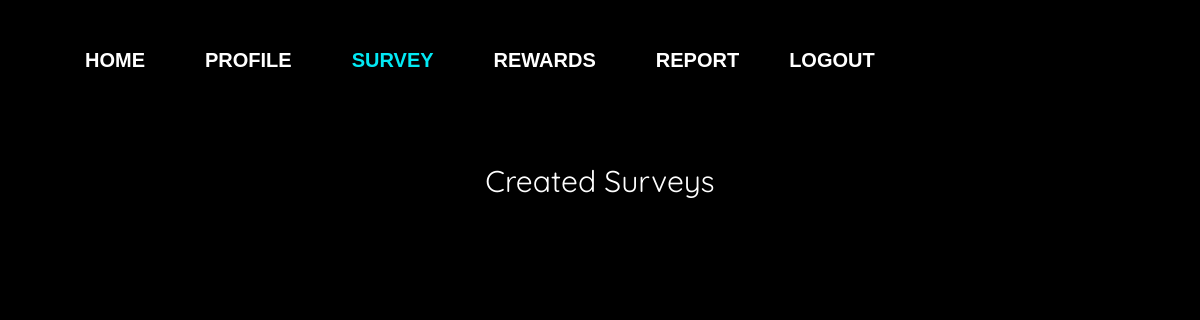
/tracksurvey/ (signed in), run on an earlier commit of the app's database.
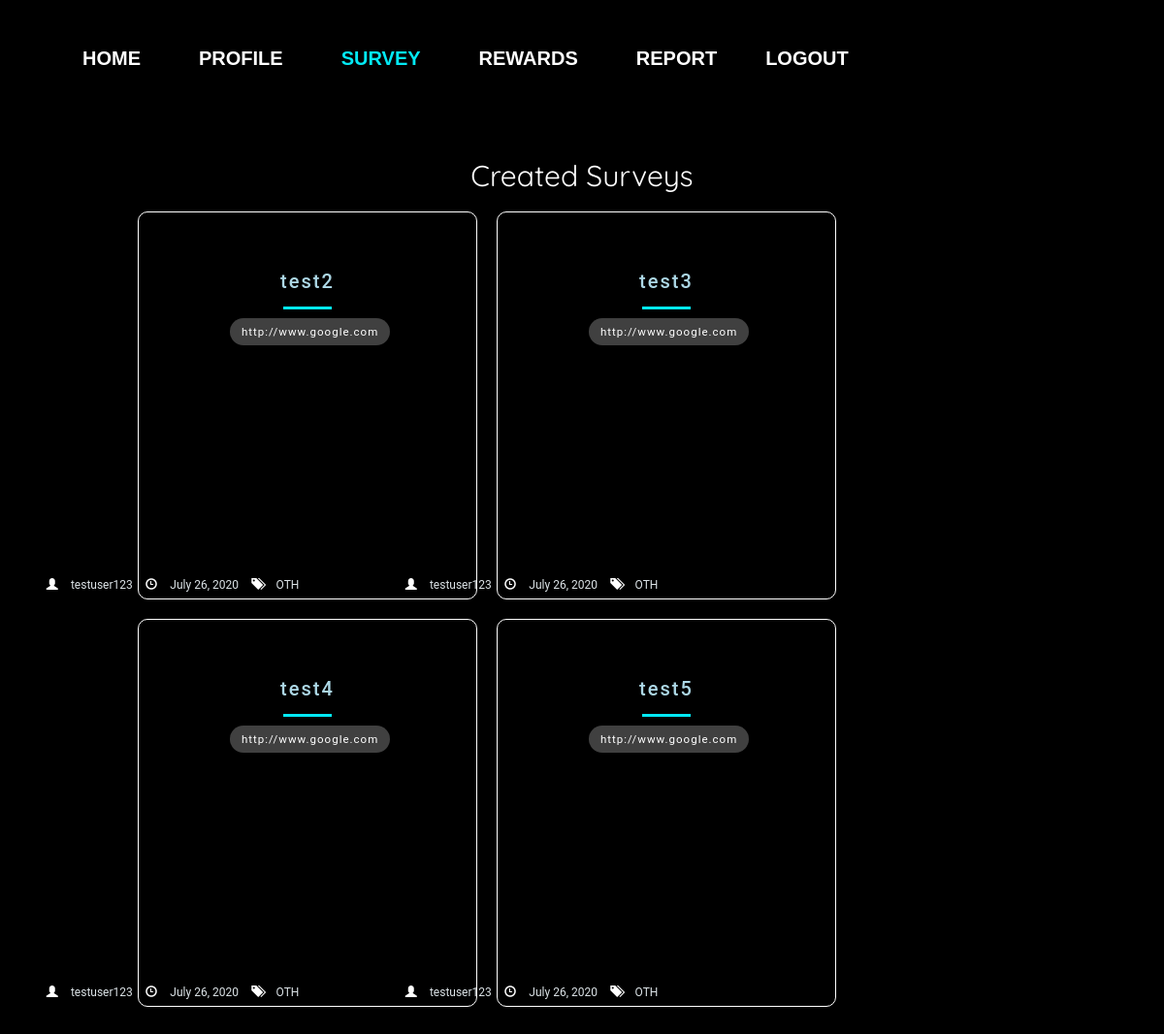
And on a later commit of the database.
### survey/models.py (models this page shows, shortened)
class UploadSurvey(models.Model):
    user = models.ForeignKey(to=User, null=True, on_delete=models.SET_NULL,blank=True)
    uploadDate = models.DateField(default=timezone.now)
    surveytitle = models.CharField('Survey Title', max_length=100)
    surveylink = models.URLField('Survey Link', max_length=200)
    surveydescription = models.CharField('Survey Description',
        max_length=5000,
        help_text="Include your survey dscription here!")
    surveycategory_choices = [
    ('EDN','Education'),
    ('HTC','Healthcare'),
    ('LFS','Lifestyle'),
    ('NUS','NUS-Related'),
    ('OTH','Others')]
    surveycategory = models.CharField('Survey Category',choices=surveycategory_choices, max_length=100, default='OTH')
    gender_filter=models.ManyToManyField(GenderFilter,blank=True)
    singaporean_filter=models.ManyToManyField(SingaporeanFilter, blank=True)
    faculty_filter=models.ManyToManyField(FacultyFilter,blank=True)
    year_filter=models.ManyToManyField(YearFilter,blank=True)
    residential_filter=models.ManyToManyField(ResidentialFilter, blank=True)

### survey/views.py (the view)
# urls.py: path('tracksurvey/', survey_views.tracksurvey_view , name='tracksurvey'),
@login_required
def tracksurvey_view(request):
    context = {
        'displayedsurveys': UploadSurvey.objects.filter(user=request.user)
    }
    return render(request, 'survey/tracksurvey.html', context)

### survey/templates/survey/tracksurvey.html (shortened to what this page needs)
{% extends "survey/base.html" %}
{% load static %}
{% block css %}
<link rel="stylesheet" type="text/css" href="{% static 'survey/tracksurvey.css'%}">
{% endblock %}
{% block navbar %}
<div class="nav_box">
<header class="navbarheader">
<div class=nav>
  <ul class=navbarlist>
    <a href="{% url 'survey:dashboard' %}" role="button">Home</a>
    <a href="{% url 'accounts:profile' %}" role="button">Profile</a>
    <a href="{% url 'survey:survey' %}" role="button" class="active">Survey</a>
    <a href="{% url 'survey:shoprewards' %}" role="button" >Rewards</a>
    <a href="{% url 'survey:report' %}" role="button">Report</a>
    <a href="{% url 'logout' %}" id="logout">Logout</a>
  </ul>
</div>
</header>
</div>
{% endblock %}
{% block body_block %}
{% load widget_tweaks %}
<div class="main">
    <h1> Created Surveys </h1>
    <ul class="cards">
        {% for survey in displayedsurveys %}
        <li class="cards_item">
        <div class="blog-card">
            <div class="title-content">
              <h3>
                <a href="{% url 'survey:tracksurvey-detail' survey.id %}" style="color:lightblue"> {{survey.surveytitle}} </a>
            </h3>
              <hr />
              <div class="intro">
                <a href="{{survey.surveylink}}" class="surveylinkbutton"> {{survey.surveylink}} </a>
              </div>
            </div>
            <div>
              <ul class="utility-list">
                <span class="glyphicon glyphicon-user" aria-hidden="true" style="color:white"> </span>
                <li class="user">{{survey.user}}</li>
                <span class="glyphicon glyphicon-time" aria-hidden="true" style="color:white"> </span>
                <li class="date">{{survey.uploadDate}}</li>
                <span class="glyphicon glyphicon-tags" aria-hidden="true" style="color:white"> </span>
                <li class="tags">{{survey.surveycategory}}</li>
              </ul>
            </div>
            <div class="color-overlay"></div>
          </div>
      </li>
      {% endfor %}
    </ul>
</div>
{% endblock %}

### survey/templates/survey/base.html (shortened to what this page needs)
{%load static%}
<!DOCTYPE html>
<html>
  <head>
    <link rel="stylesheet" href="https://maxcdn.bootstrapcdn.com/bootstrap/3.3.7/css/bootstrap.min.css">
    <link rel="stylesheet" type="text/css" href="{% static 'survey/base.css' %}">
    <link rel="stylesheet" type="text/css" href="{% static 'survey/nav.css' %}">
    {% block css %}
    {% endblock %}
  </head>
  {% block navbar %}
  {% endblock %}
  <br></br>
  <br></br>
  <br></br>
  <body>
    {% block body_block %}
    {% endblock %}
  </body>
</html>

### survey/static/survey/base.css (style rules this page uses)
html { height: 100%; }
body { background: #000000; margin: auto; font-family: "Trebuchet MS", monospace; }
div { padding:5px; }

### survey/static/survey/nav.css (style rules this page uses)
.navbarheader { color: white; display: flex; align-items: center; justify-content: center; overflow: hidden; display: flex; align-items: center; justify-content: center; flex-direction: row; height:100px; position:fixed; }
.navbarlist { display: flex; list-style-type: none; }
.navbarlist a { margin: 10px 30px; position: relative; color: white; font-family: 'Oswald', sans-serif; font-size: 20px; font-weight: bold; text-transform: uppercase; text-decoration: none; }
.navbarlist a:before { position: absolute; bottom: -2px; content: ''; width: 100%; height: 3px; background: #03e9f4; transform: translateX(-100%); opacity: 0; }
.navbarlist .active { color: #03e9f4; }
#logout { margin-left: 20px; }

### survey/static/survey/tracksurvey.css (style rules this page uses)
html { background: black; }
body { color: white; font-family: 'Quicksand', serif; font-style: normal; font-weight: 400; letter-spacing: 0; padding: 1rem; }
.main { max-width: 1600px; margin: 0px auto; }
h1 { font-size: 30px; font-weight: 400; text-align: center; }
.cards { display: flex; flex-wrap: wrap; list-style: none; padding: 10%; margin-top: -10%; }
.cards_item { display: flex; padding: 1rem; }
.blog-card { border: 1px solid white; width: 350px; height: 400px; overflow: hidden; border-radius: 10px; box-shadow: 3px 3px 20px rgba(0, 0, 0, .5); text-align: center; }
.blog-card .color-overlay { border-color: white; width: 350px; height: 1000px; transition: background-color 0.3s cubic-bezier(0.33, 0.66, 0.66, 1); margin-top: -500px; margin-left: -5px }
.title-content { text-align: center; width: 100%; margin: 30px 0 0 0; line-height: 10px; }
h3 { font-size: 20px; font-weight: 500; letter-spacing: 2px; color: #9cc9e3; font-family: 'Roboto', sans-serif; margin-bottom: 10px; }
hr { width: 50px; height: 3px; margin: 15px auto; border: 0; background: #03e9f4; }
.intro { width: 170px; margin: 0 auto; color: #dce3e7; font-family: 'Roboto', sans-serif; font-size: 13px; line-height: 5px; }
.utility-list { list-style-type: none; padding: 0; width: 100%; position: absolute; margin-left: -570px; margin-top: 230px; font-size:12px; }
.utility-list li { margin: 5px -10px 5px 0; padding: 0 20px 0 30px; display: inline-block; color: #dce3e7; font-family: 'Roboto', sans-serif; }
.utility-list li.user { margin-left:-20px; }
.utility-list li.date { margin-left:-20px; }
.utility-list li.tags { margin-left:-20px; }
.surveylinkbutton { color: white; font-size: 1.15rem; width: 100%; padding: .5rem 1rem; border: 2px solid transparent; outline: none; border-radius: 1.5rem; background-color: rgba(255, 255, 255, 0.25); letter-spacing: 1px; }

What changed in the data, as far as the page shows it:
added UploadSurvey: surveytitle "test2", surveylink "http://www.google.com", user "testuser123", uploadDate "July 26, 2020", surveycategory "OTH"
added UploadSurvey: surveytitle "test3", surveylink "http://www.google.com", user "testuser123", uploadDate "July 26, 2020", surveycategory "OTH"
added UploadSurvey: surveytitle "test4", surveylink "http://www.google.com", user "testuser123", uploadDate "July 26, 2020", surveycategory "OTH"
added UploadSurvey: surveytitle "test5", surveylink "http://www.google.com", user "testuser123", uploadDate "July 26, 2020", surveycategory "OTH"
